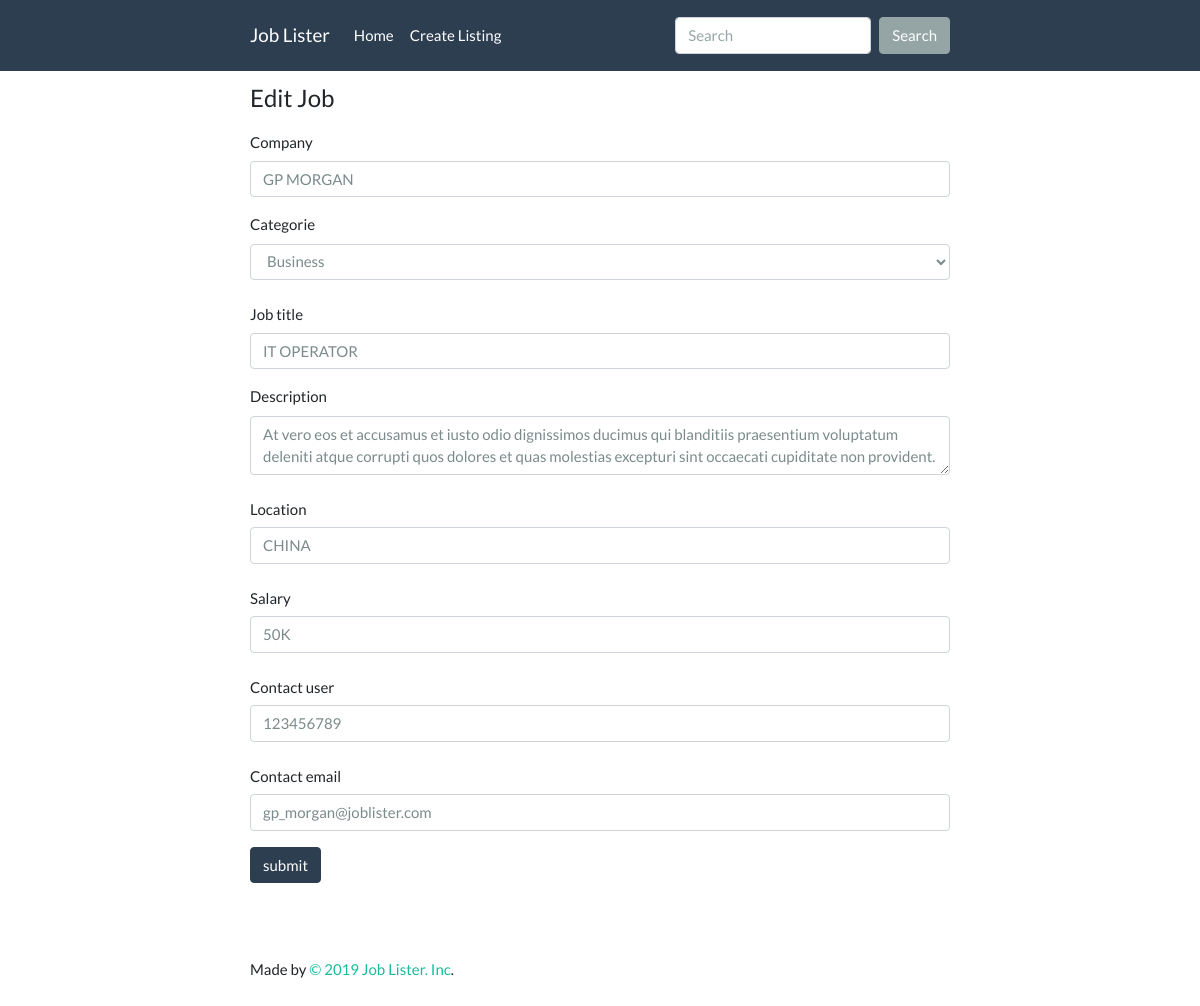
/findJob/edit.php?id=7, run on the app's committed database.
### tables this page shows
CREATE TABLE `jobs` (
  `id` int(11) NOT NULL,
  `categorie_id` int(11) NOT NULL,
  `company` varchar(255) NOT NULL,
  `job_title` varchar(255) NOT NULL,
  `description` varchar(255) NOT NULL,
  `salary` varchar(255) NOT NULL,
  `location` varchar(255) NOT NULL,
  `contact_user` varchar(255) NOT NULL,
  `contact_email` varchar(255) NOT NULL,
  `post_date` timestamp NOT NULL DEFAULT current_timestamp()
);

CREATE TABLE `categories` (
  `categorie_id` int(11) NOT NULL,
  `name` varchar(255) NOT NULL
);

### findJob/lib/Template.php (called while the page is built, shortened)
<?php
class Template{
	protected $template;
	public function __construct($template){
		$this->template = $template;
	}
	public function __toString(){
		include basename($this->template);
		return ob_get_clean();
	}
}

### findJob/lib/Database0.php (called while the page is built, shortened)
<?php
class Database0{
	private $host = DB_HOST;
	private $user = DB_USER;
	private $pass = DB_PASSWORD;
	private $dbname = DB_NAME;
	private $dbh;
	private $stmt;
	public function __construct(){
		$dsn = 'mysql:host='. $this->host .';dbname='. $this->dbname;
		$options = array(
				PDO::ATTR_PERSISTENT => true,
				PDO::ATTR_ERRMODE => PDO::ERRMODE_EXCEPTION
		);
		try{
			$this->dbh = new PDO($dsn, $this->user, $this->pass, $options);
		} catch(PDOException $e) {
				$this->error = $e->getMessage();
		}
	}
	public function query($query){
			$this->stmt = $this->dbh->prepare($query);
	}
	public function execute(){
		return $this->stmt->execute();
	}
	public function single(){
		$this->execute();
		return $this->stmt->fetch(PDO::FETCH_OBJ);
	}
}

### findJob/lib/Job.php (called while the page is built, shortened)
<?php
class Job {
	private $db;
	public function __construct(){
		$this->db = new Database0;
	}
	public function getAllCategories(){
		$this->db->query( "SELECT * FROM categories");
		$results = $this->db->resultSet();
		return $results;
	}
	public function getJob($jobId){
		$this->db->query("	SELECT jobs.*, categories.*
							FROM jobs
							INNER JOIN  categories
							ON categories.categorie_id
							WHERE id = $jobId"
						);
		$result = $this->db->single();
		return $result;
	}
}

### findJob/template/job-edit.php (the view, shortened to what this page needs)
 <?php include 'inc/header.php';?>
<div class="bs-docs-section">
	<form method="POST" action="edit.php">
	  <fieldset>
	    <legend>Edit Job</legend>
		<div class="form-group">
		  <label class="col-form-label" for="inputDefault">Company</label>
		  <input type="text" name="company" class="form-control" placeholder="company name" id="company" value="<?php echo $job->company; ?>">
		</div>
		<div class="form-group">
	      <label for="categorie_id">Categorie</label>
	      <select class="form-control" id="categorie_id" name="categorie_id">
	        <option selected="" value="<?php echo $job->categorie_id; ?>"><?php echo $job->name; ?></option>
	      </select>
	    </div>
	    <div class="form-group">
		  <label class="col-form-label" for="inputDefault">Job title</label>
		  <input type="text" name="job_title" class="form-control" placeholder="Job title" id="job_title" value="<?php echo $job->job_title; ?>">
		</div>
		<div class="form-group">
	      <label for="exampleTextarea">Description</label>
	      <textarea class="form-control" name="description" id="description" rows="2"><?php echo $job->description;?></textarea>
	    </div>
	    <div class="form-group">
		  <label class="col-form-label" for="inputDefault">Location</label>
		  <input type="text" name="location" class="form-control" placeholder="Location" id="location" value="<?php echo $job->location; ?>">
		</div>
	    <div class="form-group">
		  <label class="col-form-label" for="inputDefault">Salary</label>
		  <input type="text" name="salary" class="form-control" placeholder="Salary" id="salary" value="<?php echo $job->salary; ?>">
		</div>
	    <div class="form-group">
		  <label class="col-form-label" for="inputDefault">Contact user</label>
		  <input type="text" name="contact_user" class="form-control" placeholder="Contact user" id="contact_user" value="<?php echo $job->contact_user; ?>">
		</div>
		 <div class="form-group">
		  <label class="col-form-label" for="inputDefault">Contact email</label>
		  <input type="text" name="contact_email" class="form-control" placeholder="Contact email" id="contact_email" value="<?php echo $job->contact_email; ?>">
		</div>
	    <input type="submit" name="submit" value="submit" class="btn btn-primary">
	  </fieldset>
	</form>
</div>
<?php include 'inc/footer.php';?>

### findJob/css/custom.css (style rules this page uses)
body { padding-top:120px }
.bs-docs-section { margin-top:4em }

### findJob/css/styles.css (style rules this page uses)
body { padding-top: 20px; padding-bottom: 20px; }

### data on the page
jobs: company "GP MORGAN", job_title "IT OPERATOR", description "At vero eos et accusamus et iusto odio dignissimos ducimus qui blanditiis praesentium voluptatum deleniti atque corrupti quos dolores et quas molestias excepturi sint occaecati cupiditate non provident.", location "CHINA", salary "50K", contact_user "123456789", contact_email "gp_morgan@joblister.com"
categories: categorie_id "Business"
